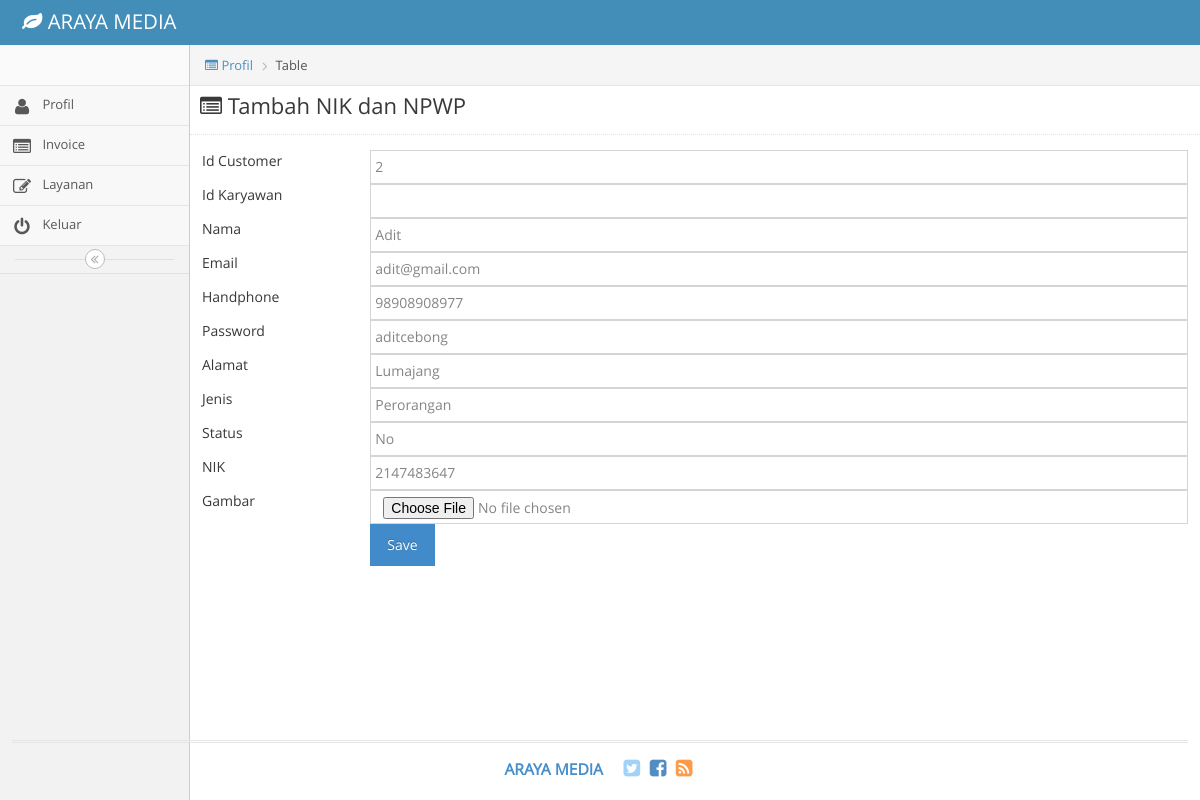
The app's page /index.php/profil_customer/edit/2 with its own data.
### tables this page shows
CREATE TABLE `customer` (
  `id_Customer` int(11) NOT NULL,
  `id_Karyawan` int(11) DEFAULT NULL,
  `id_user` int(11) NOT NULL,
  `nama` varchar(45) DEFAULT NULL,
  `Email` varchar(45) DEFAULT NULL,
  `NoHp` varchar(45) DEFAULT NULL,
  `Password` varchar(45) DEFAULT NULL,
  `NIK` int(20) DEFAULT NULL,
  `Nama_JenisFile` text DEFAULT NULL,
  `Alamat` varchar(45) DEFAULT NULL,
  `Jenis_Pelanggan` varchar(45) DEFAULT NULL,
  `Status` varchar(45) DEFAULT NULL
);

### application/controllers/profil_customer.php (called while the page is built, shortened)
<?php
class profil_customer extends CI_Controller {
	public function edit()
	{
		$id=$this->uri->segment(3);
		$datacustomer=$this->db->get_where("customer",array("id_Customer"=>$id))->row();
		$data = array(
			'form' => 'profil_customertambah',
			'customer' => $datacustomer
		);
		$this->load->view('profil_customertambah',$data);
	}
}

### index.php (called while the page is built, shortened)
<?php
require_once BASEPATH.'core/CodeIgniter.php';

### application/views/profil_customertambah.php (the view, shortened to what this page needs)
<!DOCTYPE html>
<html lang="en">
	<head>
		<link rel="stylesheet" href="<?php echo base_url()?>assets/css/bootstrap.min.css" />
		<link rel="stylesheet" href="<?php echo base_url()?>assets/font-awesome/4.5.0/css/font-awesome.min.css" />
		<link rel="stylesheet" href="<?php echo base_url()?>assets/css/ace.min.css" class="ace-main-stylesheet" id="main-ace-style" />
		<link rel="stylesheet" href="<?php echo base_url()?>assets/css/ace-skins.min.css" />
		<link rel="stylesheet" href="<?php echo base_url()?>assets/css/ace-rtl.min.css" />
	</head>
	<body class="no-skin">
		<div id="navbar" class="navbar navbar-default          ace-save-state">
			<div class="navbar-container ace-save-state" id="navbar-container">
				<div class="navbar-header pull-left">
					<a href="profil" class="navbar-brand">
						<small>
							<i class="fa fa-leaf"></i>
							ARAYA MEDIA
						</small>
					</a>
				</div>
			</div>
		</div>
		<div class="main-container ace-save-state" id="main-container">
			<div id="sidebar" class="sidebar                  responsive                    ace-save-state">
				<div class="sidebar-shortcuts" id="sidebar-shortcuts">
				</div>
				<ul class="nav nav-list">
					<li class="">
						<a href="<?php echo base_url("index.php/profil_customer")?>">
							<i class="menu-icon fa fa-user"></i>
							<span class="menu-text">
								Profil
							</span>
						</a>
					</li>
					<li class="">
						<a href="<?php echo base_url("index.php/invoice_customer")?>">
							<i class="menu-icon fa fa-list-alt"></i>
							<span class="menu-text">
								Invoice
							</span>
						</a>
					</li>
					<li class="">
						<a href="<?php echo base_url("index.php/layanan_customer")?>">
							<i class="menu-icon fa fa-pencil-square-o"></i>
							<span class="menu-text">
								Layanan
							</span>
						</a>
					</li>
					<li class="">
						<a href="<?php echo base_url("index.php/login")?>">
							<i class="menu-icon fa fa-power-off"></i>
							<span class="menu-text">
								Keluar
							</span>
						</a>
					</li>
				</ul>
				<div class="sidebar-toggle sidebar-collapse" id="sidebar-collapse">
					<i id="sidebar-toggle-icon" class="ace-icon fa fa-angle-double-left ace-save-state" data-icon1="ace-icon fa fa-angle-double-left" data-icon2="ace-icon fa fa-angle-double-right"></i>
				</div>
			</div>
			<div class="main-content">
				<div class="main-content-inner">
					<div class="breadcrumbs ace-save-state" id="breadcrumbs">
						<ul class="breadcrumb">
						<li><a href=""><i class="menu-icon fa fa-list-alt"></i> Profil</li></a>
              			<li><i class="icon_document_alt"></i>Table</li>
						</ul>
					</div>
						<h3 class="page-header"><i class="menu-icon fa fa-list-alt" style="margin-left: 10px"></i> Tambah NIK dan NPWP</h3>
<section class="wrapper">
	<table class="table table-striped table-advance table-hover">
                 <div class="form">
                  <form class="form-validate form-horizontal" id="feedback_form" method="post" action="<?php echo base_url("index.php/profil_customer/update")?>">
                       <div class="form-group ">
                      <label for="cname" class="control-label col-lg-2">Id Customer <span class="required"></span></label>
                      <div class="col-lg-10">
                        <input class="form-control" id="Username" name="id_Customer" type="text" value="<?php echo $customer->id_Customer ?>" required />
                      </div>
                         <div class="form-group ">
                      <label for="cname" class="control-label col-lg-2">Id Karyawan <span class="required"></span></label>
                      <div class="col-lg-10">
                        <input class="form-control" id="Username" name="id_Karyawan" type="text" value="<?php echo $customer->id_Karyawan ?>" required />
                      </div>
                         <div class="form-group ">
                      <label for="cname" class="control-label col-lg-2">Nama <span class="required"></span></label>
                      <div class="col-lg-10">
                        <input class="form-control" id="Username" name="nama" type="text" value="<?php echo $customer->nama?>" required />
                      </div>
                         <div class="form-group ">
                      <label for="cname" class="control-label col-lg-2">Email <span class="required"></span></label>
                      <div class="col-lg-10">
                        <input class="form-control" id="Username" name="Email" type="text" value="<?php echo $customer->Email ?>" required />
                      </div>
                    </div>
                     <div class="form-group">
                      <label for="cname" class="control-label col-lg-2">Handphone<span class="required"></span></label>
                      <div class="col-lg-10">
                        <input class="form-control" id="Username" name="NoHp" type="text" value="<?php echo $customer->NoHp ?>" required />
                      </div>
                    </div>
                     <div class="form-group">
                      <label for="cname" class="control-label col-lg-2">Password <span class="required"></span></label>
                      <div class="col-lg-10">
                        <input class="form-control" id="Username" name="Password" type="text" value="<?php echo $customer->Password ?>" required />
                      </div>
                    </div>
                     <div class="form-group">
                      <label for="cname" class="control-label col-lg-2">Alamat <span class="required"></span></label>
                      <div class="col-lg-10">
                        <input class="form-control" id="Username" name="Alamat" type="text" value="<?php echo $customer->Alamat ?>" required />
                      </div>
                    </div>
                     <div class="form-group">
                      <label for="cname" class="control-label col-lg-2">Jenis <span class="required"></span></label>
                      <div class="col-lg-10">
                        <input class="form-control" id="Username" name="Jenis_Pelanggan" type="text" value="<?php echo $customer->Jenis_Pelanggan ?>" required />
                      </div>
                    </div>
                     <div class="form-group">
                      <label for="cname" class="control-label col-lg-2">Status <span class="required"></span></label>
                      <div class="col-lg-10">
                        <input class="form-control" id="Username" name="Status" type ="text" value="<?php echo $customer->Status ?>" required />
                      </div>
                    </div>
                    </div>
                    <div class="form-group">
                      <label for="cname" class="control-label col-lg-2">NIK<span class="required"></span></label>
                      <div class="col-lg-10">
                        <input class="form-control" id="NIK" name="NIK" type="text" value="<?php echo $customer->NIK ?>" required />
                      </div>
                    </div>
					<div class="form-group">
      					<label for="userfile" class="control-label col-lg-2">Gambar<span class="required"></span></label>
      					<div class="col-lg-10">
        				<input class="form-control" id="Nama_JenisFile" type="file" name="Nama_JenisFile" class="file">
      					</div>
    					</div>
                    <br>
                    <div class="form-group">
                      <div class="col-lg-offset-2 col-lg-10">
                        <button class="btn btn-primary"  type="submit">Save</button>
                      </div>
                    </div>
                  </form>
                </div>
</section>
											</div>
										</div>
									</div>
			<div class="footer">
				<div class="footer-inner">
					<div class="footer-content">
						<span class="bigger-120">
							<span class="blue bolder">ARAYA MEDIA </span>
						</span>
						<span class="action-buttons">
							<a href="#">
								<i class="ace-icon fa fa-twitter-square light-blue bigger-150"></i>
							</a>
							<a href="#">
								<i class="ace-icon fa fa-facebook-square text-primary bigger-150"></i>
							</a>
							<a href="#">
								<i class="ace-icon fa fa-rss-square orange bigger-150"></i>
							</a>
						</span>
					</div>
				</div>
			</div>
	</body>
</html>

### records on screen
customer: id_Customer "2", nama "Adit", Email "adit@gmail.com", NoHp "98908908977", Password "aditcebong", Alamat "Lumajang", Jenis_Pelanggan "Perorangan", Status "No", NIK "2147483647"
